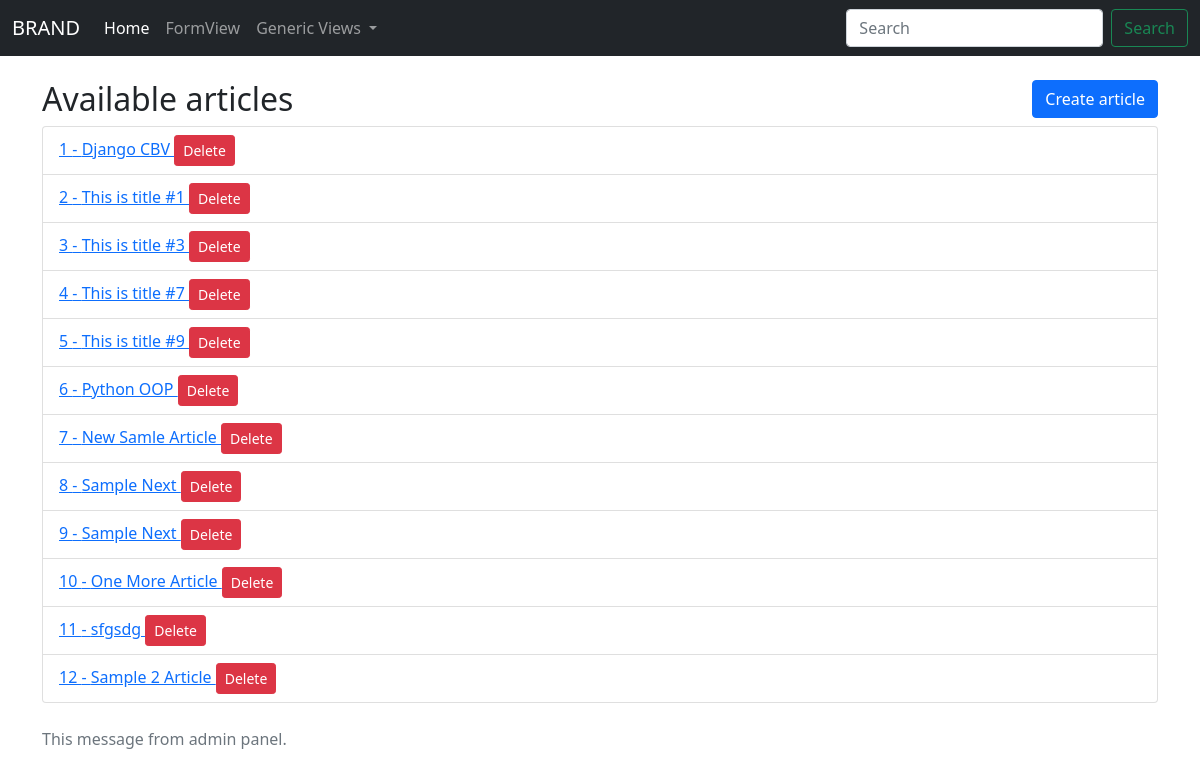
The page /article/list/ on the database as committed earlier.
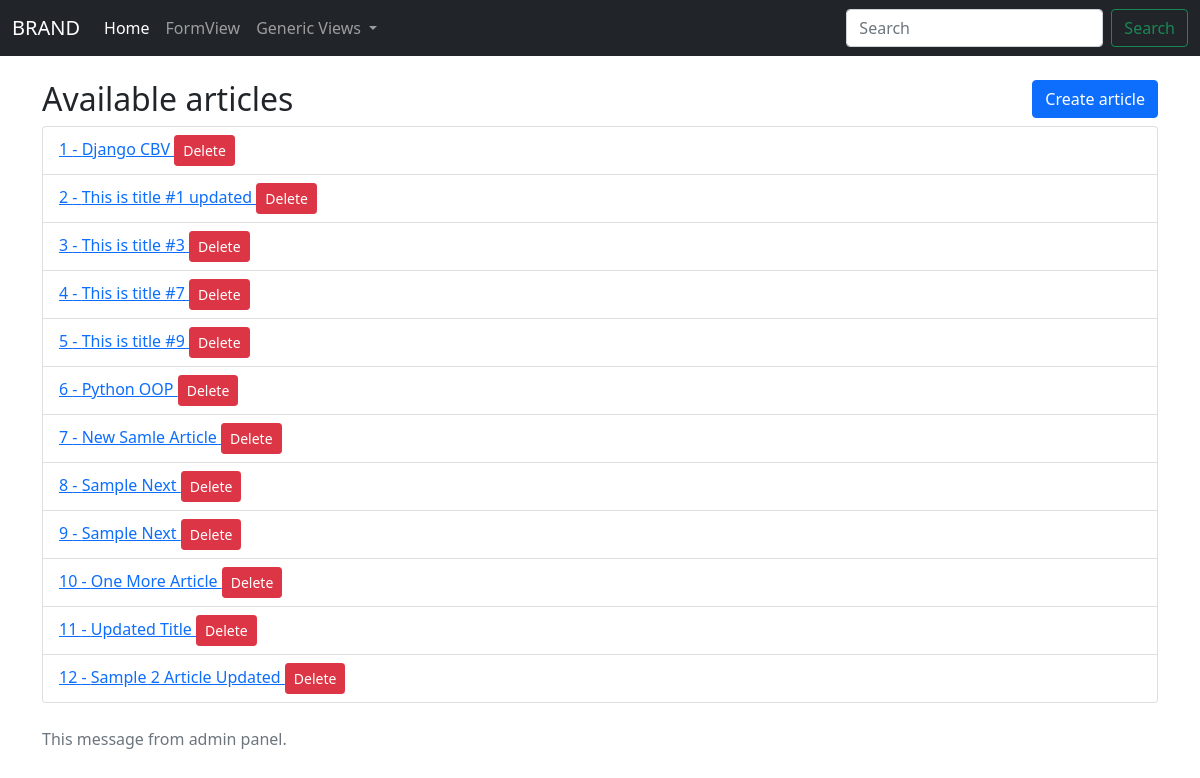
The same page on the database as committed later.
### articles/models.py (models this page shows, shortened)
class Article(models.Model):
    title = models.CharField(max_length=250, verbose_name='Title')
    body = models.TextField(verbose_name='Message')
    slug = models.CharField(max_length=250, null=True, blank=True)
    created_at = models.DateTimeField(auto_now_add=True)
    last_updated = models.DateTimeField(null=True, blank=True)
    is_public = models.BooleanField(default=False)

### articles/views.py (the view)
# urls.py: path('article/list/', views.ArticleList.as_view(), name='article_list'),
class ArticleList(TitleMixin, PublicMixin, ListView):
    template_name = 'articles/article_list.html'
    model = Article
    page_title = ' - Articles'

### articles/mixins.py (called while the page is built)
    @property
    def get_page_title(self):
        return self.page_title

    def get_context_data(self, *args, **kwargs):
        context = super().get_context_data(*args, **kwargs)
        context['notice'] = 'This message from admin panel.'
        context['page_title'] = self.get_page_title
        return context

    @property
    def get_is_public(self):
        return {self.is_public_field:True}

    def get_queryset(self):
        if self.model:
            return self.model._default_manager.filter(**self.get_is_public)
        elif self.queryset:
            return self.queryset.filter(**self.get_is_public)
        else:
            raise ImproperlyConfigured(
                '%(cls)s.model not found. Define '
                'queryset' %{'cls':self.__class__.__name__}
            )

### templates/articles/article_list.html
{% extends 'base.html' %}
{% block content %}
<div class="container">
    <div>
        <br>
        <div class="row">
            <div class="col-md-8">
                <h2>Available articles</h2>
            </div>
        <div class="col-md-4" style="text-align:right;">
            <a class="btn btn-primary" href="{% url 'articles:create_article' %}">Create article</a>
        </div>
        </div>
        <ul class="list-group">
            {% for article in object_list %}
                <li class="list-group-item">
                    <a href="{% url 'articles:article_detail' pk=article.pk slug=article.slug %}">
                        {{ forloop.counter }} - {{ article.title }}
                    </a>
                    <a class="btn btn-sm btn-danger" href="{% url 'articles:article_delete' pk=article.pk slug=article.slug %}">
                        Delete
                    </a>
                </li>
            {% endfor %}
        </ul>
        <br>
        <span class="text-muted">{{ notice }}</span>
    </div>
</div>
{% endblock content %}

Rows that differ between the two databases and show on the page:
changed Article: title "This is title #1" → "This is title #1 updated"
changed Article: title "sfgsdg" → "Updated Title"
changed Article: title "Sample 2 Article" → "Sample 2 Article Updated"
